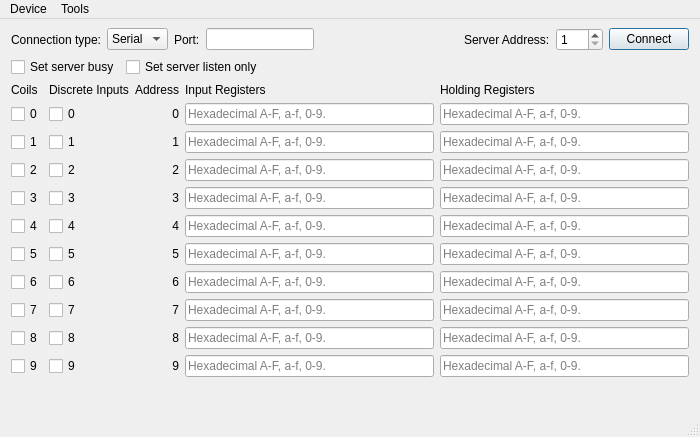
<?xml version="1.0" encoding="UTF-8"?>
<ui version="4.0">
 <class>HModBusSlaveMainWindow</class>
 <widget class="QMainWindow" name="HModBusSlaveMainWindow">
  <property name="geometry">
   <rect>
    <x>0</x>
    <y>0</y>
    <width>700</width>
    <height>437</height>
   </rect>
  </property>
  <property name="font">
   <font>
    <family>Microsoft YaHei UI</family>
   </font>
  </property>
  <property name="windowTitle">
   <string>Modbus Server</string>
  </property>
  <widget class="QWidget" name="centralWidget">
   <layout class="QVBoxLayout" name="verticalLayout">
    <property name="topMargin">
     <number>9</number>
    </property>
    <property name="bottomMargin">
     <number>0</number>
    </property>
    <item>
     <layout class="QGridLayout" name="gridLayout">
      <item row="0" column="5">
       <widget class="QLabel" name="label_27">
        <property name="sizePolicy">
         <sizepolicy hsizetype="Maximum" vsizetype="Preferred">
          <horstretch>0</horstretch>
          <verstretch>0</verstretch>
         </sizepolicy>
        </property>
        <property name="text">
         <string>Server Address:</string>
        </property>
       </widget>
      </item>
      <item row="0" column="7">
       <widget class="QPushButton" name="connectButton">
        <property name="sizePolicy">
         <sizepolicy hsizetype="Maximum" vsizetype="Fixed">
          <horstretch>0</horstretch>
          <verstretch>0</verstretch>
         </sizepolicy>
        </property>
        <property name="text">
         <string>Connect</string>
        </property>
        <property name="checkable">
         <bool>false</bool>
        </property>
        <property name="autoDefault">
         <bool>false</bool>
        </property>
        <property name="default">
         <bool>true</bool>
        </property>
       </widget>
      </item>
      <item row="0" column="6">
       <widget class="QSpinBox" name="serverEdit">
        <property name="sizePolicy">
         <sizepolicy hsizetype="Maximum" vsizetype="Fixed">
          <horstretch>0</horstretch>
          <verstretch>0</verstretch>
         </sizepolicy>
        </property>
        <property name="minimum">
         <number>1</number>
        </property>
        <property name="maximum">
         <number>247</number>
        </property>
       </widget>
      </item>
      <item row="0" column="4">
       <spacer name="horizontalSpacer">
        <property name="orientation">
         <enum>Qt::Horizontal</enum>
        </property>
        <property name="sizeHint" stdset="0">
         <size>
          <width>40</width>
          <height>20</height>
         </size>
        </property>
       </spacer>
      </item>
      <item row="0" column="1">
       <widget class="QComboBox" name="connectType">
        <item>
         <property name="text">
          <string>Serial</string>
         </property>
        </item>
        <item>
         <property name="text">
          <string>TCP</string>
         </property>
        </item>
       </widget>
      </item>
      <item row="0" column="2">
       <widget class="QLabel" name="label_2">
        <property name="sizePolicy">
         <sizepolicy hsizetype="Maximum" vsizetype="Preferred">
          <horstretch>0</horstretch>
          <verstretch>0</verstretch>
         </sizepolicy>
        </property>
        <property name="text">
         <string>Port:</string>
        </property>
       </widget>
      </item>
      <item row="0" column="0">
       <widget class="QLabel" name="label">
        <property name="text">
         <string>Connection type:</string>
        </property>
       </widget>
      </item>
      <item row="0" column="3">
       <widget class="QLineEdit" name="portEdit">
        <property name="sizePolicy">
         <sizepolicy hsizetype="Preferred" vsizetype="Fixed">
          <horstretch>0</horstretch>
          <verstretch>0</verstretch>
         </sizepolicy>
        </property>
       </widget>
      </item>
     </layout>
    </item>
    <item>
     <layout class="QHBoxLayout" name="horizontalLayout">
      <item>
       <widget class="QCheckBox" name="setBusyBox">
        <property name="text">
         <string>Set server busy</string>
        </property>
       </widget>
      </item>
      <item>
       <widget class="QCheckBox" name="listenOnlyBox">
        <property name="text">
         <string>Set server listen only</string>
        </property>
       </widget>
      </item>
      <item>
       <spacer name="horizontalSpacer_2">
        <property name="orientation">
         <enum>Qt::Horizontal</enum>
        </property>
        <property name="sizeHint" stdset="0">
         <size>
          <width>40</width>
          <height>20</height>
         </size>
        </property>
       </spacer>
      </item>
     </layout>
    </item>
    <item>
     <spacer name="verticalSpacer">
      <property name="orientation">
       <enum>Qt::Vertical</enum>
      </property>
      <property name="sizeType">
       <enum>QSizePolicy::Maximum</enum>
      </property>
      <property name="sizeHint" stdset="0">
       <size>
        <width>20</width>
        <height>0</height>
       </size>
      </property>
     </spacer>
    </item>
    <item>
     <layout class="QGridLayout" name="gridLayout_2">
      <item row="3" column="1">
       <widget class="QCheckBox" name="disc_2">
        <property name="text">
         <string>2</string>
        </property>
       </widget>
      </item>
      <item row="3" column="2">
       <widget class="QLabel" name="label_23">
        <property name="text">
         <string>2</string>
        </property>
        <property name="alignment">
         <set>Qt::AlignRight|Qt::AlignTrailing|Qt::AlignVCenter</set>
        </property>
       </widget>
      </item>
      <item row="3" column="4">
       <widget class="QLineEdit" name="holdReg_2">
        <property name="maxLength">
         <number>32767</number>
        </property>
        <property name="placeholderText">
         <string>Hexadecimal A-F, a-f, 0-9.</string>
        </property>
       </widget>
      </item>
      <item row="4" column="0">
       <widget class="QCheckBox" name="coils_3">
        <property name="sizePolicy">
         <sizepolicy hsizetype="Maximum" vsizetype="Fixed">
          <horstretch>0</horstretch>
          <verstretch>0</verstretch>
         </sizepolicy>
        </property>
        <property name="text">
         <string>3</string>
        </property>
       </widget>
      </item>
      <item row="3" column="3">
       <widget class="QLineEdit" name="inReg_2">
        <property name="maxLength">
         <number>32767</number>
        </property>
        <property name="placeholderText">
         <string>Hexadecimal A-F, a-f, 0-9.</string>
        </property>
       </widget>
      </item>
      <item row="4" column="1">
       <widget class="QCheckBox" name="disc_3">
        <property name="text">
         <string>3</string>
        </property>
       </widget>
      </item>
      <item row="4" column="2">
       <widget class="QLabel" name="label_11">
        <property name="text">
         <string>3</string>
        </property>
        <property name="alignment">
         <set>Qt::AlignRight|Qt::AlignTrailing|Qt::AlignVCenter</set>
        </property>
       </widget>
      </item>
      <item row="4" column="3">
       <widget class="QLineEdit" name="inReg_3">
        <property name="maxLength">
         <number>32767</number>
        </property>
        <property name="placeholderText">
         <string>Hexadecimal A-F, a-f, 0-9.</string>
        </property>
       </widget>
      </item>
      <item row="5" column="0">
       <widget class="QCheckBox" name="coils_4">
        <property name="sizePolicy">
         <sizepolicy hsizetype="Maximum" vsizetype="Fixed">
          <horstretch>0</horstretch>
          <verstretch>0</verstretch>
         </sizepolicy>
        </property>
        <property name="text">
         <string>4</string>
        </property>
       </widget>
      </item>
      <item row="4" column="4">
       <widget class="QLineEdit" name="holdReg_3">
        <property name="maxLength">
         <number>32767</number>
        </property>
        <property name="placeholderText">
         <string>Hexadecimal A-F, a-f, 0-9.</string>
        </property>
       </widget>
      </item>
      <item row="5" column="1">
       <widget class="QCheckBox" name="disc_4">
        <property name="text">
         <string>4</string>
        </property>
       </widget>
      </item>
      <item row="5" column="2">
       <widget class="QLabel" name="label_8">
        <property name="text">
         <string>4</string>
        </property>
        <property name="alignment">
         <set>Qt::AlignRight|Qt::AlignTrailing|Qt::AlignVCenter</set>
        </property>
       </widget>
      </item>
      <item row="5" column="3">
       <widget class="QLineEdit" name="inReg_4">
        <property name="maxLength">
         <number>32767</number>
        </property>
        <property name="placeholderText">
         <string>Hexadecimal A-F, a-f, 0-9.</string>
        </property>
       </widget>
      </item>
      <item row="5" column="4">
       <widget class="QLineEdit" name="holdReg_4">
        <property name="maxLength">
         <number>32767</number>
        </property>
        <property name="placeholderText">
         <string>Hexadecimal A-F, a-f, 0-9.</string>
        </property>
       </widget>
      </item>
      <item row="6" column="0">
       <widget class="QCheckBox" name="coils_5">
        <property name="sizePolicy">
         <sizepolicy hsizetype="Maximum" vsizetype="Fixed">
          <horstretch>0</horstretch>
          <verstretch>0</verstretch>
         </sizepolicy>
        </property>
        <property name="text">
         <string>5</string>
        </property>
       </widget>
      </item>
      <item row="6" column="3">
       <widget class="QLineEdit" name="inReg_5">
        <property name="maxLength">
         <number>32767</number>
        </property>
        <property name="placeholderText">
         <string>Hexadecimal A-F, a-f, 0-9.</string>
        </property>
       </widget>
      </item>
      <item row="6" column="1">
       <widget class="QCheckBox" name="disc_5">
        <property name="text">
         <string>5</string>
        </property>
       </widget>
      </item>
      <item row="6" column="2">
       <widget class="QLabel" name="label_12">
        <property name="text">
         <string>5</string>
        </property>
        <property name="alignment">
         <set>Qt::AlignRight|Qt::AlignTrailing|Qt::AlignVCenter</set>
        </property>
       </widget>
      </item>
      <item row="6" column="4">
       <widget class="QLineEdit" name="holdReg_5">
        <property name="maxLength">
         <number>32767</number>
        </property>
        <property name="placeholderText">
         <string>Hexadecimal A-F, a-f, 0-9.</string>
        </property>
       </widget>
      </item>
      <item row="7" column="0">
       <widget class="QCheckBox" name="coils_6">
        <property name="sizePolicy">
         <sizepolicy hsizetype="Maximum" vsizetype="Fixed">
          <horstretch>0</horstretch>
          <verstretch>0</verstretch>
         </sizepolicy>
        </property>
        <property name="text">
         <string>6</string>
        </property>
       </widget>
      </item>
      <item row="1" column="4">
       <widget class="QLineEdit" name="holdReg_0">
        <property name="maxLength">
         <number>32767</number>
        </property>
        <property name="placeholderText">
         <string>Hexadecimal A-F, a-f, 0-9.</string>
        </property>
       </widget>
      </item>
      <item row="2" column="0">
       <widget class="QCheckBox" name="coils_1">
        <property name="sizePolicy">
         <sizepolicy hsizetype="Maximum" vsizetype="Fixed">
          <horstretch>0</horstretch>
          <verstretch>0</verstretch>
         </sizepolicy>
        </property>
        <property name="text">
         <string>1</string>
        </property>
       </widget>
      </item>
      <item row="2" column="1">
       <widget class="QCheckBox" name="disc_1">
        <property name="text">
         <string>1</string>
        </property>
       </widget>
      </item>
      <item row="2" column="2">
       <widget class="QLabel" name="label_22">
        <property name="text">
         <string>1</string>
        </property>
        <property name="alignment">
         <set>Qt::AlignRight|Qt::AlignTrailing|Qt::AlignVCenter</set>
        </property>
       </widget>
      </item>
      <item row="2" column="3">
       <widget class="QLineEdit" name="inReg_1">
        <property name="maxLength">
         <number>32767</number>
        </property>
        <property name="placeholderText">
         <string>Hexadecimal A-F, a-f, 0-9.</string>
        </property>
       </widget>
      </item>
      <item row="2" column="4">
       <widget class="QLineEdit" name="holdReg_1">
        <property name="maxLength">
         <number>32767</number>
        </property>
        <property name="placeholderText">
         <string>Hexadecimal A-F, a-f, 0-9.</string>
        </property>
       </widget>
      </item>
      <item row="3" column="0">
       <widget class="QCheckBox" name="coils_2">
        <property name="sizePolicy">
         <sizepolicy hsizetype="Maximum" vsizetype="Fixed">
          <horstretch>0</horstretch>
          <verstretch>0</verstretch>
         </sizepolicy>
        </property>
        <property name="text">
         <string>2</string>
        </property>
       </widget>
      </item>
      <item row="10" column="3">
       <widget class="QLineEdit" name="inReg_9">
        <property name="maxLength">
         <number>32767</number>
        </property>
        <property name="placeholderText">
         <string>Hexadecimal A-F, a-f, 0-9.</string>
        </property>
       </widget>
      </item>
      <item row="10" column="2">
       <widget class="QLabel" name="label_16">
        <property name="text">
         <string>9</string>
        </property>
        <property name="alignment">
         <set>Qt::AlignRight|Qt::AlignTrailing|Qt::AlignVCenter</set>
        </property>
       </widget>
      </item>
      <item row="10" column="1">
       <widget class="QCheckBox" name="disc_9">
        <property name="text">
         <string>9</string>
        </property>
       </widget>
      </item>
      <item row="10" column="4">
       <widget class="QLineEdit" name="holdReg_9">
        <property name="maxLength">
         <number>32767</number>
        </property>
        <property name="placeholderText">
         <string>Hexadecimal A-F, a-f, 0-9.</string>
        </property>
       </widget>
      </item>
      <item row="7" column="3">
       <widget class="QLineEdit" name="inReg_6">
        <property name="maxLength">
         <number>32767</number>
        </property>
        <property name="placeholderText">
         <string>Hexadecimal A-F, a-f, 0-9.</string>
        </property>
       </widget>
      </item>
      <item row="7" column="1">
       <widget class="QCheckBox" name="disc_6">
        <property name="text">
         <string>6</string>
        </property>
       </widget>
      </item>
      <item row="7" column="4">
       <widget class="QLineEdit" name="holdReg_6">
        <property name="maxLength">
         <number>32767</number>
        </property>
        <property name="placeholderText">
         <string>Hexadecimal A-F, a-f, 0-9.</string>
        </property>
       </widget>
      </item>
      <item row="8" column="0">
       <widget class="QCheckBox" name="coils_7">
        <property name="sizePolicy">
         <sizepolicy hsizetype="Maximum" vsizetype="Fixed">
          <horstretch>0</horstretch>
          <verstretch>0</verstretch>
         </sizepolicy>
        </property>
        <property name="text">
         <string>7</string>
        </property>
       </widget>
      </item>
      <item row="7" column="2">
       <widget class="QLabel" name="label_13">
        <property name="text">
         <string>6</string>
        </property>
        <property name="alignment">
         <set>Qt::AlignRight|Qt::AlignTrailing|Qt::AlignVCenter</set>
        </property>
       </widget>
      </item>
      <item row="8" column="1">
       <widget class="QCheckBox" name="disc_7">
        <property name="text">
         <string>7</string>
        </property>
       </widget>
      </item>
      <item row="8" column="3">
       <widget class="QLineEdit" name="inReg_7">
        <property name="maxLength">
         <number>32767</number>
        </property>
        <property name="placeholderText">
         <string>Hexadecimal A-F, a-f, 0-9.</string>
        </property>
       </widget>
      </item>
      <item row="8" column="2">
       <widget class="QLabel" name="label_14">
        <property name="text">
         <string>7</string>
        </property>
        <property name="alignment">
         <set>Qt::AlignRight|Qt::AlignTrailing|Qt::AlignVCenter</set>
        </property>
       </widget>
      </item>
      <item row="8" column="4">
       <widget class="QLineEdit" name="holdReg_7">
        <property name="maxLength">
         <number>32767</number>
        </property>
        <property name="placeholderText">
         <string>Hexadecimal A-F, a-f, 0-9.</string>
        </property>
       </widget>
      </item>
      <item row="9" column="0">
       <widget class="QCheckBox" name="coils_8">
        <property name="sizePolicy">
         <sizepolicy hsizetype="Maximum" vsizetype="Fixed">
          <horstretch>0</horstretch>
          <verstretch>0</verstretch>
         </sizepolicy>
        </property>
        <property name="text">
         <string>8</string>
        </property>
       </widget>
      </item>
      <item row="9" column="1">
       <widget class="QCheckBox" name="disc_8">
        <property name="text">
         <string>8</string>
        </property>
       </widget>
      </item>
      <item row="9" column="2">
       <widget class="QLabel" name="label_15">
        <property name="text">
         <string>8</string>
        </property>
        <property name="alignment">
         <set>Qt::AlignRight|Qt::AlignTrailing|Qt::AlignVCenter</set>
        </property>
       </widget>
      </item>
      <item row="9" column="3">
       <widget class="QLineEdit" name="inReg_8">
        <property name="maxLength">
         <number>32767</number>
        </property>
        <property name="placeholderText">
         <string>Hexadecimal A-F, a-f, 0-9.</string>
        </property>
       </widget>
      </item>
      <item row="10" column="0">
       <widget class="QCheckBox" name="coils_9">
        <property name="sizePolicy">
         <sizepolicy hsizetype="Maximum" vsizetype="Fixed">
          <horstretch>0</horstretch>
          <verstretch>0</verstretch>
         </sizepolicy>
        </property>
        <property name="text">
         <string>9</string>
        </property>
       </widget>
      </item>
      <item row="9" column="4">
       <widget class="QLineEdit" name="holdReg_8">
        <property name="maxLength">
         <number>32767</number>
        </property>
        <property name="placeholderText">
         <string>Hexadecimal A-F, a-f, 0-9.</string>
        </property>
       </widget>
      </item>
      <item row="0" column="1">
       <widget class="QLabel" name="discreteInputs">
        <property name="text">
         <string>Discrete Inputs</string>
        </property>
       </widget>
      </item>
      <item row="0" column="3">
       <widget class="QLabel" name="inputRegisters">
        <property name="text">
         <string>Input Registers</string>
        </property>
       </widget>
      </item>
      <item row="0" column="0">
       <widget class="QLabel" name="coils">
        <property name="sizePolicy">
         <sizepolicy hsizetype="Maximum" vsizetype="Preferred">
          <horstretch>0</horstretch>
          <verstretch>0</verstretch>
         </sizepolicy>
        </property>
        <property name="text">
         <string>Coils</string>
        </property>
       </widget>
      </item>
      <item row="0" column="2">
       <widget class="QLabel" name="address">
        <property name="text">
         <string>Address</string>
        </property>
        <property name="alignment">
         <set>Qt::AlignRight|Qt::AlignTrailing|Qt::AlignVCenter</set>
        </property>
       </widget>
      </item>
      <item row="0" column="4">
       <widget class="QLabel" name="holdingRegisters">
        <property name="text">
         <string>Holding Registers</string>
        </property>
       </widget>
      </item>
      <item row="1" column="0">
       <widget class="QCheckBox" name="coils_0">
        <property name="sizePolicy">
         <sizepolicy hsizetype="Maximum" vsizetype="Fixed">
          <horstretch>0</horstretch>
          <verstretch>0</verstretch>
         </sizepolicy>
        </property>
        <property name="text">
         <string>0</string>
        </property>
       </widget>
      </item>
      <item row="1" column="1">
       <widget class="QCheckBox" name="disc_0">
        <property name="text">
         <string>0</string>
        </property>
       </widget>
      </item>
      <item row="1" column="3">
       <widget class="QLineEdit" name="inReg_0">
        <property name="maxLength">
         <number>32767</number>
        </property>
        <property name="placeholderText">
         <string>Hexadecimal A-F, a-f, 0-9.</string>
        </property>
       </widget>
      </item>
      <item row="1" column="2">
       <widget class="QLabel" name="label_21">
        <property name="text">
         <string>0</string>
        </property>
        <property name="alignment">
         <set>Qt::AlignRight|Qt::AlignTrailing|Qt::AlignVCenter</set>
        </property>
       </widget>
      </item>
     </layout>
    </item>
    <item>
     <spacer name="verticalSpacer_2">
      <property name="orientation">
       <enum>Qt::Vertical</enum>
      </property>
      <property name="sizeType">
       <enum>QSizePolicy::MinimumExpanding</enum>
      </property>
      <property name="sizeHint" stdset="0">
       <size>
        <width>20</width>
        <height>0</height>
       </size>
      </property>
     </spacer>
    </item>
   </layout>
  </widget>
  <widget class="QStatusBar" name="statusBar"/>
  <widget class="QMenuBar" name="menuBar">
   <property name="geometry">
    <rect>
     <x>0</x>
     <y>0</y>
     <width>700</width>
     <height>23</height>
    </rect>
   </property>
   <widget class="QMenu" name="menu_Device">
    <property name="title">
     <string>Device</string>
    </property>
    <addaction name="actionConnect"/>
    <addaction name="actionDisconnect"/>
    <addaction name="separator"/>
    <addaction name="actionExit"/>
   </widget>
   <widget class="QMenu" name="menuToo_ls">
    <property name="title">
     <string>Tools</string>
    </property>
    <addaction name="actionOptions"/>
   </widget>
   <addaction name="menu_Device"/>
   <addaction name="menuToo_ls"/>
  </widget>
  <action name="actionConnect">
   <property name="icon">
    <iconset resource="../modbusMaster/master.qrc">
     <normaloff>:/images/connect.png</normaloff>:/images/connect.png</iconset>
   </property>
   <property name="text">
    <string>Connect</string>
   </property>
  </action>
  <action name="actionDisconnect">
   <property name="icon">
    <iconset resource="../modbusMaster/master.qrc">
     <normaloff>:/images/disconnect.png</normaloff>:/images/disconnect.png</iconset>
   </property>
   <property name="text">
    <string>Disconnect</string>
   </property>
  </action>
  <action name="actionExit">
   <property name="icon">
    <iconset resource="../modbusMaster/master.qrc">
     <normaloff>:/images/application-exit.png</normaloff>:/images/application-exit.png</iconset>
   </property>
   <property name="text">
    <string>&amp;Quit</string>
   </property>
  </action>
  <action name="actionOptions">
   <property name="icon">
    <iconset resource="../modbusMaster/master.qrc">
     <normaloff>:/images/settings.png</normaloff>:/images/settings.png</iconset>
   </property>
   <property name="text">
    <string>Options</string>
   </property>
  </action>
 </widget>
 <layoutdefault spacing="6" margin="11"/>
 <tabstops>
  <tabstop>connectType</tabstop>
  <tabstop>portEdit</tabstop>
  <tabstop>serverEdit</tabstop>
  <tabstop>connectButton</tabstop>
  <tabstop>coils_0</tabstop>
  <tabstop>disc_0</tabstop>
  <tabstop>inReg_0</tabstop>
  <tabstop>holdReg_0</tabstop>
  <tabstop>coils_1</tabstop>
  <tabstop>disc_1</tabstop>
  <tabstop>inReg_1</tabstop>
  <tabstop>holdReg_1</tabstop>
  <tabstop>coils_2</tabstop>
  <tabstop>disc_2</tabstop>
  <tabstop>inReg_2</tabstop>
  <tabstop>holdReg_2</tabstop>
  <tabstop>coils_3</tabstop>
  <tabstop>disc_3</tabstop>
  <tabstop>inReg_3</tabstop>
  <tabstop>holdReg_3</tabstop>
  <tabstop>coils_4</tabstop>
  <tabstop>disc_4</tabstop>
  <tabstop>inReg_4</tabstop>
  <tabstop>holdReg_4</tabstop>
  <tabstop>coils_5</tabstop>
  <tabstop>disc_5</tabstop>
  <tabstop>inReg_5</tabstop>
  <tabstop>holdReg_5</tabstop>
  <tabstop>coils_6</tabstop>
  <tabstop>disc_6</tabstop>
  <tabstop>inReg_6</tabstop>
  <tabstop>holdReg_6</tabstop>
  <tabstop>coils_7</tabstop>
  <tabstop>disc_7</tabstop>
  <tabstop>inReg_7</tabstop>
  <tabstop>holdReg_7</tabstop>
  <tabstop>coils_8</tabstop>
  <tabstop>disc_8</tabstop>
  <tabstop>inReg_8</tabstop>
  <tabstop>holdReg_8</tabstop>
  <tabstop>coils_9</tabstop>
  <tabstop>disc_9</tabstop>
  <tabstop>inReg_9</tabstop>
  <tabstop>holdReg_9</tabstop>
 </tabstops>
 <resources>
  <include location="../modbusMaster/master.qrc"/>
 </resources>
 <connections/>
</ui>
